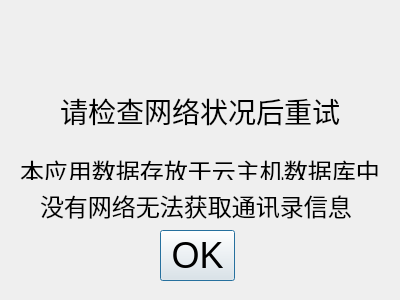
<?xml version="1.0" encoding="UTF-8"?>
<ui version="4.0">
 <class>ErrorDialog</class>
 <widget class="QDialog" name="ErrorDialog">
  <property name="geometry">
   <rect>
    <x>0</x>
    <y>0</y>
    <width>400</width>
    <height>300</height>
   </rect>
  </property>
  <property name="windowTitle">
   <string>Dialog</string>
  </property>
  <widget class="QLabel" name="label">
   <property name="geometry">
    <rect>
     <x>60</x>
     <y>80</y>
     <width>291</width>
     <height>61</height>
    </rect>
   </property>
   <property name="font">
    <font>
     <pointsize>21</pointsize>
    </font>
   </property>
   <property name="text">
    <string>请检查网络状况后重试</string>
   </property>
  </widget>
  <widget class="QLabel" name="label_2">
   <property name="geometry">
    <rect>
     <x>110</x>
     <y>190</y>
     <width>171</width>
     <height>16</height>
    </rect>
   </property>
   <property name="text">
    <string/>
   </property>
  </widget>
  <widget class="QLabel" name="label_3">
   <property name="geometry">
    <rect>
     <x>20</x>
     <y>160</y>
     <width>381</width>
     <height>20</height>
    </rect>
   </property>
   <property name="font">
    <font>
     <pointsize>18</pointsize>
    </font>
   </property>
   <property name="text">
    <string>本应用数据存放于云主机数据库中</string>
   </property>
  </widget>
  <widget class="QPushButton" name="pushButton">
   <property name="geometry">
    <rect>
     <x>160</x>
     <y>230</y>
     <width>75</width>
     <height>51</height>
    </rect>
   </property>
   <property name="font">
    <font>
     <pointsize>27</pointsize>
    </font>
   </property>
   <property name="text">
    <string>OK</string>
   </property>
  </widget>
  <widget class="QLabel" name="label_4">
   <property name="geometry">
    <rect>
     <x>40</x>
     <y>190</y>
     <width>351</width>
     <height>31</height>
    </rect>
   </property>
   <property name="font">
    <font>
     <pointsize>18</pointsize>
    </font>
   </property>
   <property name="text">
    <string>没有网络无法获取通讯录信息</string>
   </property>
  </widget>
 </widget>
 <resources/>
 <connections/>
</ui>
